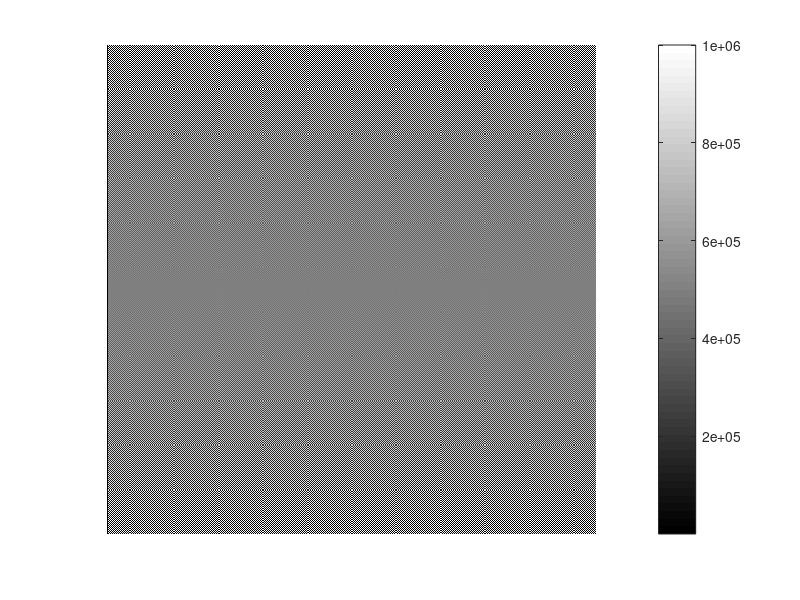

Write the MATLAB code that produced this figure.
% matrixMultiplication.m
% 2016-05-25, sfn: created

% Illustrate the effectiveness of the matrix format
% Both in lines of code required and in time to execute

%% --- INITIALIZE ---
clear variables
close all
clc

N_A = 1000; % dimension of matrix A (do not go much above 2'000)
A   = magic( N_A );

%% --- matrix multiplication, Matlab notation ---
tic
A_matrixSquared = A .^ 2;
toc

%% -- FIGURE ---
figure; hold on, box on
imshow( A, [], 'initialmagnification', 'fit' )
colormap( 'default' )
colorbar

%% --- matrix multiplication with double loop ---

tic
% A_loopSquared = zeros( N_A ); % pre-allocating speeds up by factor of 10 or so
for i = 1 : size( A, 1 ) 
    for j = 1 : size( A, 2 )
        A_loopSquared( i, j ) = A( i, j )^2;
    end
end
toc

